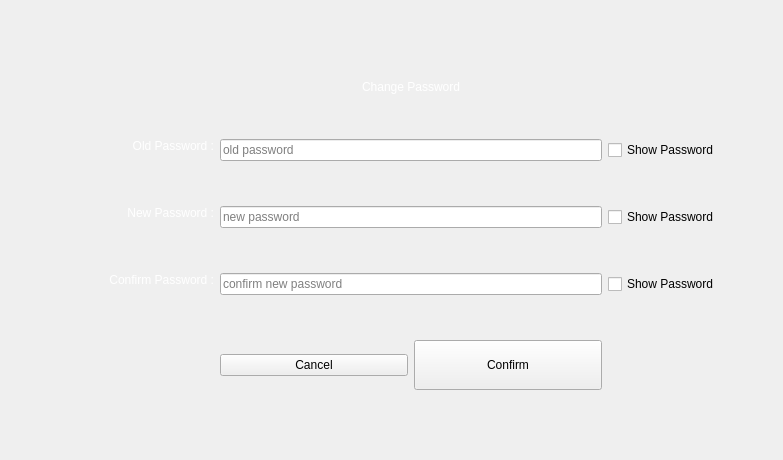
      <widget class="QWidget" name="change_password">
       <layout class="QHBoxLayout" name="horizontalLayout_5">
        <item>
         <layout class="QGridLayout" name="gridLayout_7">
          <property name="leftMargin">
           <number>10</number>
          </property>
          <property name="topMargin">
           <number>50</number>
          </property>
          <property name="rightMargin">
           <number>40</number>
          </property>
          <property name="bottomMargin">
           <number>20</number>
          </property>
          <item row="5" column="4">
           <widget class="QCheckBox" name="checkBox_newpass">
            <property name="sizePolicy">
             <sizepolicy hsizetype="Maximum" vsizetype="Fixed">
              <horstretch>0</horstretch>
              <verstretch>0</verstretch>
             </sizepolicy>
            </property>
            <property name="text">
             <string>Show Password</string>
            </property>
           </widget>
          </item>
          <item row="5" column="1">
           <widget class="QLabel" name="label_47">
            <property name="sizePolicy">
             <sizepolicy hsizetype="Preferred" vsizetype="Preferred">
              <horstretch>0</horstretch>
              <verstretch>0</verstretch>
             </sizepolicy>
            </property>
            <property name="minimumSize">
             <size>
              <width>180</width>
              <height>0</height>
             </size>
            </property>
            <property name="styleSheet">
             <string notr="true">color: rgb(255, 255, 255);
font: 700 18pt &quot;Segoe UI&quot;;</string>
            </property>
            <property name="text">
             <string>New Password :</string>
            </property>
            <property name="alignment">
             <set>Qt::AlignmentFlag::AlignRight|Qt::AlignmentFlag::AlignTop|Qt::AlignmentFlag::AlignTrailing</set>
            </property>
           </widget>
          </item>
          <item row="7" column="1">
           <widget class="QLabel" name="label_50">
            <property name="sizePolicy">
             <sizepolicy hsizetype="Preferred" vsizetype="Preferred">
              <horstretch>0</horstretch>
              <verstretch>0</verstretch>
             </sizepolicy>
            </property>
            <property name="minimumSize">
             <size>
              <width>180</width>
              <height>0</height>
             </size>
            </property>
            <property name="styleSheet">
             <string notr="true">color: rgb(255, 255, 255);
font: 700 18pt &quot;Segoe UI&quot;;</string>
            </property>
            <property name="text">
             <string>Confirm Password :</string>
            </property>
            <property name="alignment">
             <set>Qt::AlignmentFlag::AlignRight|Qt::AlignmentFlag::AlignTop|Qt::AlignmentFlag::AlignTrailing</set>
            </property>
           </widget>
          </item>
          <item row="1" column="3" alignment="Qt::AlignmentFlag::AlignHCenter">
           <widget class="QLabel" name="label_48">
            <property name="sizePolicy">
             <sizepolicy hsizetype="Maximum" vsizetype="Maximum">
              <horstretch>0</horstretch>
              <verstretch>0</verstretch>
             </sizepolicy>
            </property>
            <property name="styleSheet">
             <string notr="true">color: rgb(255, 255, 255);
font: 900 24pt &quot;Segoe UI Black&quot;;</string>
            </property>
            <property name="text">
             <string>Change Password</string>
            </property>
           </widget>
          </item>
          <item row="7" column="3">
           <widget class="QLineEdit" name="lineEdit_change_pass">
            <property name="sizePolicy">
             <sizepolicy hsizetype="MinimumExpanding" vsizetype="Fixed">
              <horstretch>0</horstretch>
              <verstretch>0</verstretch>
             </sizepolicy>
            </property>
            <property name="minimumSize">
             <size>
              <width>100</width>
              <height>0</height>
             </size>
            </property>
            <property name="echoMode">
             <enum>QLineEdit::EchoMode::Password</enum>
            </property>
            <property name="placeholderText">
             <string>confirm new password</string>
            </property>
           </widget>
          </item>
          <item row="5" column="5">
           <widget class="QLabel" name="label_39">
            <property name="text">
             <string/>
            </property>
           </widget>
          </item>
          <item row="2" column="3">
           <spacer name="verticalSpacer_25">
            <property name="orientation">
             <enum>Qt::Orientation::Vertical</enum>
            </property>
            <property name="sizeType">
             <enum>QSizePolicy::Policy::Maximum</enum>
            </property>
            <property name="sizeHint" stdset="0">
             <size>
              <width>20</width>
              <height>40</height>
             </size>
            </property>
           </spacer>
          </item>
          <item row="11" column="3">
           <spacer name="verticalSpacer_31">
            <property name="orientation">
             <enum>Qt::Orientation::Vertical</enum>
            </property>
            <property name="sizeType">
             <enum>QSizePolicy::Policy::Maximum</enum>
            </property>
            <property name="sizeHint" stdset="0">
             <size>
              <width>20</width>
              <height>40</height>
             </size>
            </property>
           </spacer>
          </item>
          <item row="5" column="3">
           <widget class="QLineEdit" name="lineEdit_new_pass">
            <property name="sizePolicy">
             <sizepolicy hsizetype="MinimumExpanding" vsizetype="Fixed">
              <horstretch>0</horstretch>
              <verstretch>0</verstretch>
             </sizepolicy>
            </property>
            <property name="minimumSize">
             <size>
              <width>100</width>
              <height>0</height>
             </size>
            </property>
            <property name="echoMode">
             <enum>QLineEdit::EchoMode::Password</enum>
            </property>
            <property name="placeholderText">
             <string>new password</string>
            </property>
           </widget>
          </item>
          <item row="10" column="3">
           <layout class="QHBoxLayout" name="horizontalLayout_27">
            <item>
             <widget class="QPushButton" name="pushButton_not_change_pass">
              <property name="sizePolicy">
               <sizepolicy hsizetype="Maximum" vsizetype="Fixed">
                <horstretch>0</horstretch>
                <verstretch>0</verstretch>
               </sizepolicy>
              </property>
              <property name="styleSheet">
               <string notr="true">min-width:180;</string>
              </property>
              <property name="text">
               <string>Cancel</string>
              </property>
             </widget>
            </item>
            <item>
             <widget class="QPushButton" name="pushButton_change_pass">
              <property name="sizePolicy">
               <sizepolicy hsizetype="Maximum" vsizetype="Fixed">
                <horstretch>0</horstretch>
                <verstretch>0</verstretch>
               </sizepolicy>
              </property>
              <property name="minimumSize">
               <size>
                <width>180</width>
                <height>50</height>
               </size>
              </property>
              <property name="styleSheet">
               <string notr="true">min-width:180;</string>
              </property>
              <property name="text">
               <string>Confirm</string>
              </property>
             </widget>
            </item>
           </layout>
          </item>
          <item row="8" column="3">
           <spacer name="verticalSpacer_32">
            <property name="orientation">
             <enum>Qt::Orientation::Vertical</enum>
            </property>
            <property name="sizeType">
             <enum>QSizePolicy::Policy::Maximum</enum>
            </property>
            <property name="sizeHint" stdset="0">
             <size>
              <width>20</width>
              <height>40</height>
             </size>
            </property>
           </spacer>
          </item>
          <item row="3" column="4">
           <widget class="QCheckBox" name="checkBox_oldpass">
            <property name="sizePolicy">
             <sizepolicy hsizetype="Maximum" vsizetype="Fixed">
              <horstretch>0</horstretch>
              <verstretch>0</verstretch>
             </sizepolicy>
            </property>
            <property name="text">
             <string>Show Password</string>
            </property>
           </widget>
          </item>
          <item row="6" column="3">
           <spacer name="verticalSpacer_33">
            <property name="orientation">
             <enum>Qt::Orientation::Vertical</enum>
            </property>
            <property name="sizeType">
             <enum>QSizePolicy::Policy::Maximum</enum>
            </property>
            <property name="sizeHint" stdset="0">
             <size>
              <width>20</width>
              <height>40</height>
             </size>
            </property>
           </spacer>
          </item>
          <item row="4" column="3">
           <spacer name="verticalSpacer_34">
            <property name="orientation">
             <enum>Qt::Orientation::Vertical</enum>
            </property>
            <property name="sizeType">
             <enum>QSizePolicy::Policy::Maximum</enum>
            </property>
            <property name="sizeHint" stdset="0">
             <size>
              <width>20</width>
              <height>40</height>
             </size>
            </property>
           </spacer>
          </item>
          <item row="3" column="3">
           <widget class="QLineEdit" name="lineEdit_old_pass">
            <property name="sizePolicy">
             <sizepolicy hsizetype="MinimumExpanding" vsizetype="Fixed">
              <horstretch>0</horstretch>
              <verstretch>0</verstretch>
             </sizepolicy>
            </property>
            <property name="minimumSize">
             <size>
              <width>100</width>
              <height>0</height>
             </size>
            </property>
            <property name="echoMode">
             <enum>QLineEdit::EchoMode::Password</enum>
            </property>
            <property name="placeholderText">
             <string>old password</string>
            </property>
           </widget>
          </item>
          <item row="5" column="0">
           <widget class="QLabel" name="label_38">
            <property name="text">
             <string/>
            </property>
           </widget>
          </item>
          <item row="7" column="4">
           <widget class="QCheckBox" name="checkBox_confirm_newpass">
            <property name="sizePolicy">
             <sizepolicy hsizetype="Maximum" vsizetype="Fixed">
              <horstretch>0</horstretch>
              <verstretch>0</verstretch>
             </sizepolicy>
            </property>
            <property name="text">
             <string>Show Password</string>
            </property>
           </widget>
          </item>
          <item row="3" column="1">
           <widget class="QLabel" name="label_49">
            <property name="sizePolicy">
             <sizepolicy hsizetype="Preferred" vsizetype="Preferred">
              <horstretch>0</horstretch>
              <verstretch>0</verstretch>
             </sizepolicy>
            </property>
            <property name="minimumSize">
             <size>
              <width>180</width>
              <height>0</height>
             </size>
            </property>
            <property name="styleSheet">
             <string notr="true">color: rgb(255, 255, 255);
font: 700 18pt &quot;Segoe UI&quot;;</string>
            </property>
            <property name="text">
             <string>Old Password :</string>
            </property>
            <property name="alignment">
             <set>Qt::AlignmentFlag::AlignRight|Qt::AlignmentFlag::AlignTop|Qt::AlignmentFlag::AlignTrailing</set>
            </property>
           </widget>
          </item>
          <item row="0" column="3">
           <spacer name="verticalSpacer_35">
            <property name="orientation">
             <enum>Qt::Orientation::Vertical</enum>
            </property>
            <property name="sizeType">
             <enum>QSizePolicy::Policy::Maximum</enum>
            </property>
            <property name="sizeHint" stdset="0">
             <size>
              <width>20</width>
              <height>20</height>
             </size>
            </property>
           </spacer>
          </item>
         </layout>
        </item>
       </layout>
      </widget>
